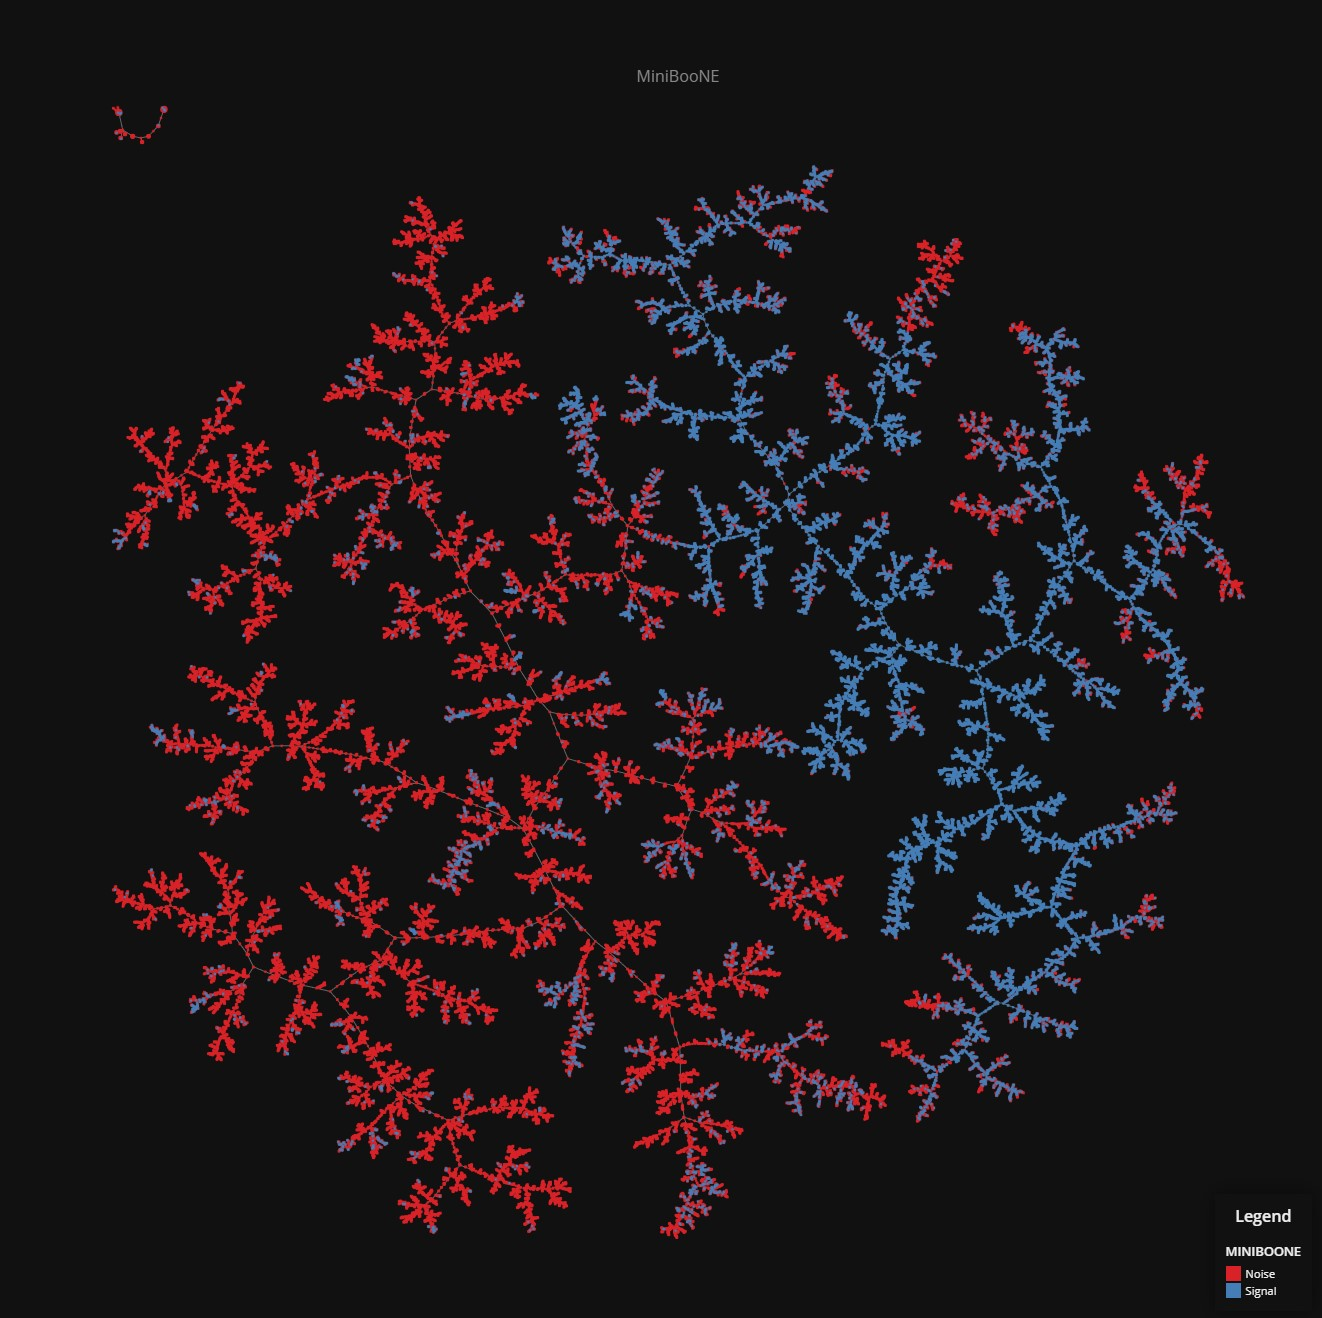

This chart was generated by the following Python code:
"""
Visualization of MiniBooNE experimental measurements using tmap.

Data Source:
https://archive.ics.uci.edu/ml/datasets/MiniBooNE+particle+identification
"""

import pandas as pd
from faerun import Faerun
from scipy.spatial.distance import cosine as cosine_distance
from annoy import AnnoyIndex
import tmap as tm


DATA = pd.read_csv("MiniBooNE_PID.txt.xz", sep=",", header=None)[::-1]

LABELS = [0] * 93565
LABELS.extend([1] * 36499)


def main():
    """ Main function """

    # Building a k-nearest neighbor graph using annoy and cosine distance
    annoy = AnnoyIndex(len(DATA.columns), metric="angular")
    annoy_graph = []

    for i, v in enumerate(DATA.values):
        annoy.add_item(i, v)
    annoy.build(10)

    for i in range(len(DATA)):
        for j in annoy.get_nns_by_item(i, 10):
            annoy_graph.append((i, j, cosine_distance(DATA.values[i], DATA.values[j])))

    # Creating the tmap layout
    x, y, s, t, _ = tm.layout_from_edge_list(len(DATA), annoy_graph)

    faerun = Faerun(view="front", coords=False)
    faerun.add_scatter(
        "MINIBOONE",
        {"x": x, "y": y, "c": LABELS, "labels": LABELS},
        shader="smoothCircle",
        colormap="Set1",
        point_scale=2.0,
        max_point_size=20,
        has_legend=True,
        categorical=True,
        legend_labels={(0, "Noise"), (1, "Signal")},
    )
    faerun.add_tree(
        "MINIBOONE_tree",
        {"from": s, "to": t},
        point_helper="MINIBOONE",
        color="#666666",
    )
    faerun.plot("miniboone", template="default")


if __name__ == "__main__":
    main()
